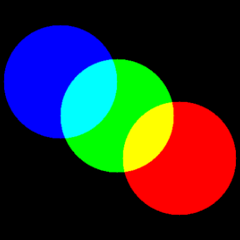
#> input picture Exo2/bgr.png, 240 x 240 px
$ python ex2.py
#> lines starting #> are read from the running program, lines starting #| are printed output that depends on the picture
import cv2
import numpy as np

#  Mettre l'image bgr.png dans le dossier courant

img = cv2.imread('bgr.png')
#> img is the input picture: shape (240, 240, 3); mean B, G, R 44.6, 44.7, 44.6
blues, greens, reds = cv2.split(img)
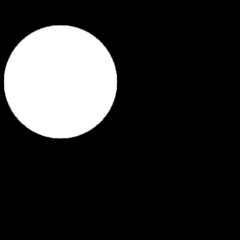
#> blues: shape (240, 240); min 0, max 255, mean 44.6
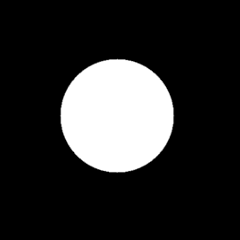
#> greens: shape (240, 240); min 0, max 255, mean 44.7
cv2.imshow('Bleu', blues)
cv2.imshow('Vert', greens)
cv2.imshow('Rouge', reds)

img_shape = img.shape
#> img_shape = (240, 240, 3)

#  on crée une nouvelle image (vide) de la même taille que bgr.png
B = np.zeros(shape=img_shape, dtype=np.uint8)
#  on met dans cette image uniquement le canal bleu
B[:, :, 0] = blues
cv2.imshow("B", B)

G = np.zeros(shape=img_shape, dtype=np.uint8)
G[:, :, 1] = greens
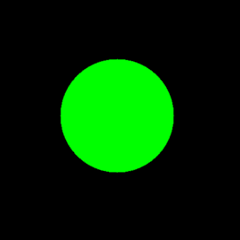
#> G: shape (240, 240, 3); mean of channels 0, 1, 2 0, 44.7, 0; drawn as B, G, R
cv2.imshow("G", G)

R = np.zeros(shape=img_shape, dtype=np.uint8)
R[:, :, 2] = reds
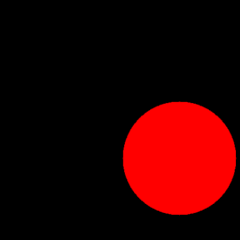
#> R: shape (240, 240, 3); mean of channels 0, 1, 2 0, 0, 44.6; drawn as B, G, R
cv2.imshow("R", R)

cv2.imshow("B+G", B + G)
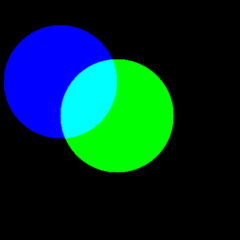
#> window 'B+G': shape (240, 240, 3); mean B, G, R 44.6, 44.7, 0
cv2.imshow("G+R", G + R)
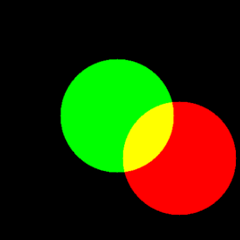
#> window 'G+R': shape (240, 240, 3); mean B, G, R 0, 44.7, 44.6
cv2.imshow("R+B", R + B)
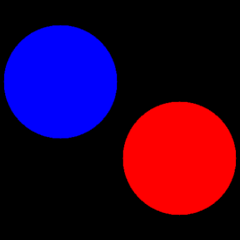
#> window 'R+B': shape (240, 240, 3); mean B, G, R 44.6, 0, 44.6

key = cv2.waitKey(0)
#> (key q is pressed here)
if key == ord('q'):
    cv2.destroyAllWindows()
